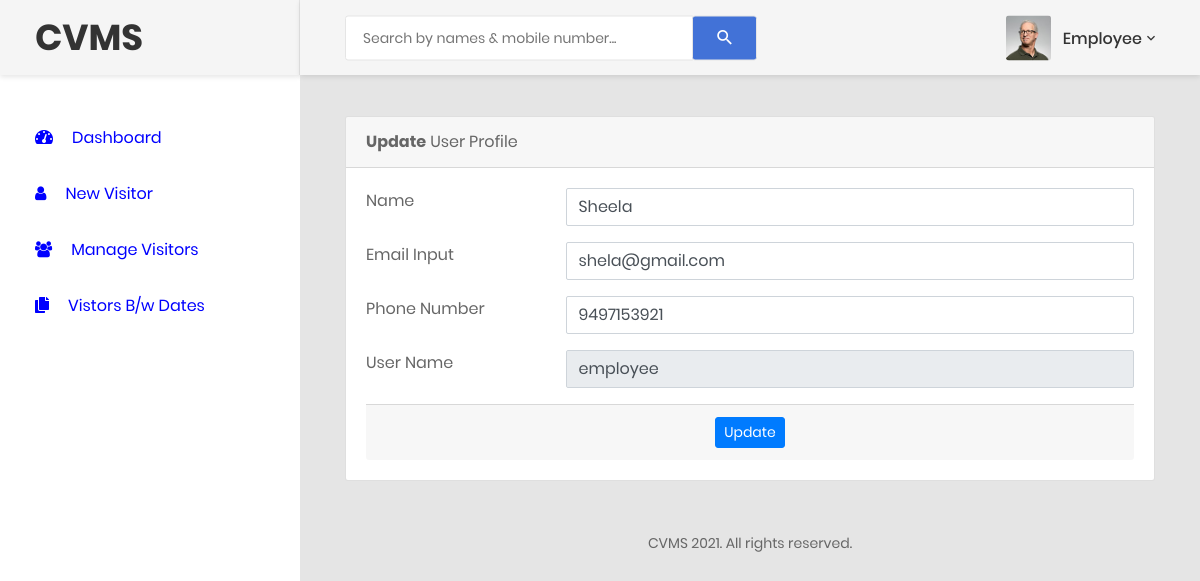
Page /emp-profile.php (signed in) on the committed database.
### tables this page shows
CREATE TABLE `tblemp` (
  `ID` int(5) NOT NULL,
  `EmpName` varchar(45) DEFAULT NULL,
  `UserName` char(45) DEFAULT NULL,
  `MobileNumber` bigint(11) DEFAULT NULL,
  `Email` varchar(120) DEFAULT NULL,
  `Password` varchar(120) DEFAULT NULL,
  `EmpRegdate` timestamp NULL DEFAULT NULL,
  `type` char(10) NOT NULL DEFAULT 'emp'
);

### emp-profile.php (the view, shortened to what this page needs)
<?php
include('includes/dbconnection.php');
if(!isset($_SESSION['UserName'])){
    header('location:emplogout.php');
  } else{
  ?>
<!DOCTYPE html>
<html lang="en">
<head>
    <link href="css/font-face.css" rel="stylesheet" media="all">
    <link href="vendor/font-awesome-5/css/fontawesome-all.min.css" rel="stylesheet" media="all">
    <link href="vendor/font-awesome-4.7/css/font-awesome.min.css" rel="stylesheet" media="all">
    <link href="vendor/mdi-font/css/material-design-iconic-font.min.css" rel="stylesheet" media="all">
    <link href="vendor/bootstrap-4.1/bootstrap.min.css" rel="stylesheet" media="all">
    <link href="vendor/animsition/animsition.min.css" rel="stylesheet" media="all">
    <link href="vendor/bootstrap-progressbar/bootstrap-progressbar-3.3.4.min.css" rel="stylesheet" media="all">
    <link href="vendor/wow/animate.css" rel="stylesheet" media="all">
    <link href="vendor/css-hamburgers/hamburgers.min.css" rel="stylesheet" media="all">
    <link href="vendor/slick/slick.css" rel="stylesheet" media="all">
    <link href="vendor/select2/select2.min.css" rel="stylesheet" media="all">
    <link href="vendor/perfect-scrollbar/perfect-scrollbar.css" rel="stylesheet" media="all">
    <link href="css/theme.css" rel="stylesheet" media="all">
</head>
<body class="animsition">
    <div class="page-wrapper">
        <?php include_once('includes/empsidebar.php');?>
        <div class="page-container">
            <?php include_once('includes/empheader.php');?>
            <div class="main-content">
                <div class="section__content section__content--p30">
                    <div class="container-fluid">
                        <div class="row">
                            <div class="col-lg-12">
                                <div class="card">
                                    <div class="card-header">
                                        <strong>Update</strong> User Profile
                                    </div>
                                    <div class="card-body card-block">
                                        <form action="" method="post" enctype="multipart/form-data" class="form-horizontal">
 <?php
$adminid=$_SESSION['UserName'];
$ret=mysqli_query($con,"select * from tblemp where username='$adminid'");
while ($row=mysqli_fetch_array($ret)) {
?>
                                               <div class="row form-group">
                                                <div class="col col-md-3">
                                                    <label for="text-input" class=" form-control-label"> Name</label>
                                                </div>
                                                <div class="col-12 col-md-9">
                                                    <input type="text" id="adminname" name="name" value="<?php  echo $row['EmpName'];?>" class="form-control" required="">
                                                </div>
                                            </div>
                                            <div class="row form-group">
                                                <div class="col col-md-3">
                                                    <label for="email-input" class=" form-control-label">Email Input</label>
                                                </div>
                                                <div class="col-12 col-md-9">
                                                    <input type="email" id="email" name="email" value="<?php  echo $row['Email'];?>" class="form-control" required="">
                                                </div>
                                            </div>
                                            <div class="row form-group">
                                                <div class="col col-md-3">
                                                    <label for="password-input" class=" form-control-label">Phone Number</label>
                                                </div>
                                                <div class="col-12 col-md-9">
                                                    <input type="text" id="mobilenumber" name="mobilenumber" class="form-control" maxlength="10" value="<?php  echo $row['MobileNumber'];?>" required="">
                                                </div>
                                            </div>
                                            <div class="row form-group">
                                                <div class="col col-md-3">
                                                    <label for="textarea-input" class=" form-control-label">User Name</label>
                                                </div>
                                                <div class="col-12 col-md-9">
                                                    <input name="username" id="username" rows="9" class="form-control" required="" readonly="" value="<?php echo $_SESSION['UserName']; ?>">
                                                </div>
                                            </div>
                                            <?php } ?>
                                          <div class="card-footer">
                                        <p style="text-align: center;"><button type="submit" name="submit" id="submit" class="btn btn-primary btn-sm">Update
                                        </button></p>
                                    </div>
                                        </form>
                                    </div>
                                </div>
<?php include_once('includes/footer.php');?>
              </div>
                </div>
            </div>
        </div>
   </div>
    </div>
</body>
</html>
<?php }  ?>

### rows in the picture
tblemp: name "Sheela", email "shela@gmail.com", mobilenumber "9497153921"

### other values in the picture
$_SESSION['UserName'] "Employee"
